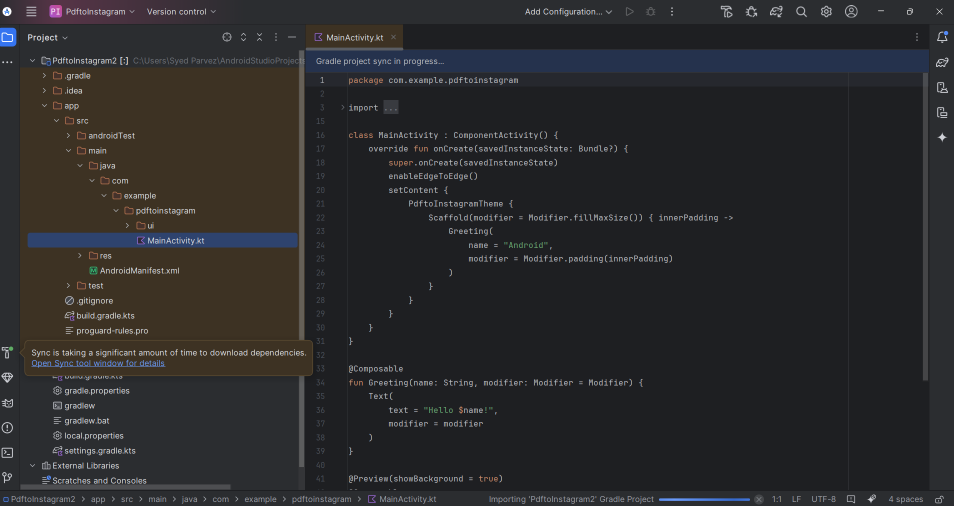
#> input picture attached_assets/android studio.png, 1907 x 1011 px (shown at 1/2 size)
$ python -i image_processor.py   (imports and definitions only)
#> lines starting #> are read from the running program, lines starting #| are printed output that depends on the picture
#> further down, picture is the input picture: shape (1011, 1907, 3); mean B, G, R 43.3, 42.1, 42.6
import cv2
import numpy as np
from PIL import Image
import io

def enhance_image(image):
    """
    Enhance image using adaptive histogram equalization while maintaining sharpness
    """
    # Split into LAB channels
    lab = cv2.cvtColor(image, cv2.COLOR_BGR2LAB)
#> lab: shape (1011, 1907, 3); mean of channels 0, 1, 2 43.4, 128.8, 127.6
    l, a, b = cv2.split(lab)
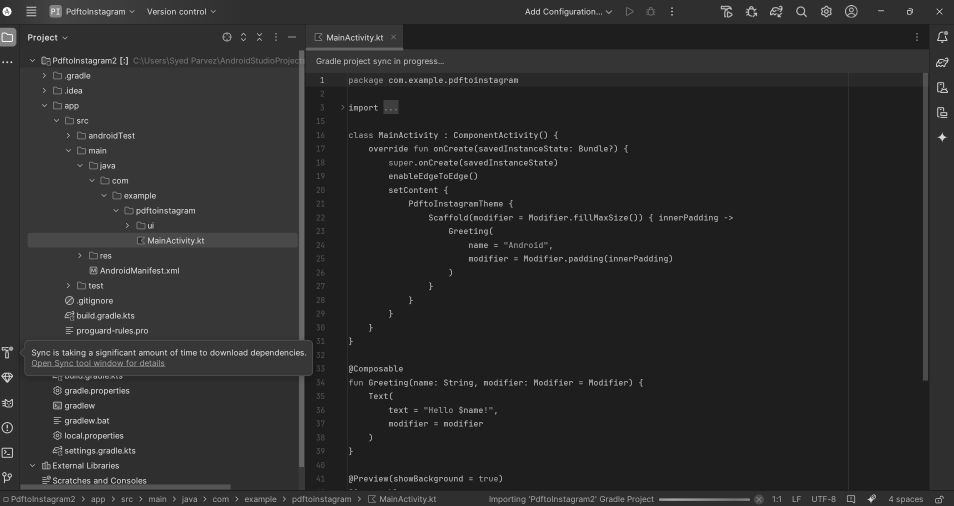
#> l: shape (1011, 1907) (shown at 1/2 size); min 25, max 255, mean 43.4
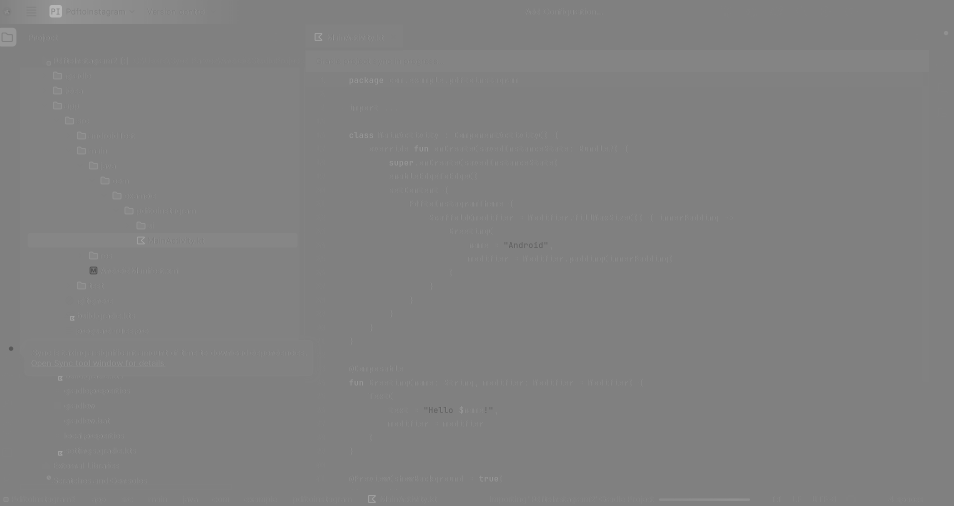
#> a: shape (1011, 1907) (shown at 1/2 size); min 68, max 183, mean 128.8
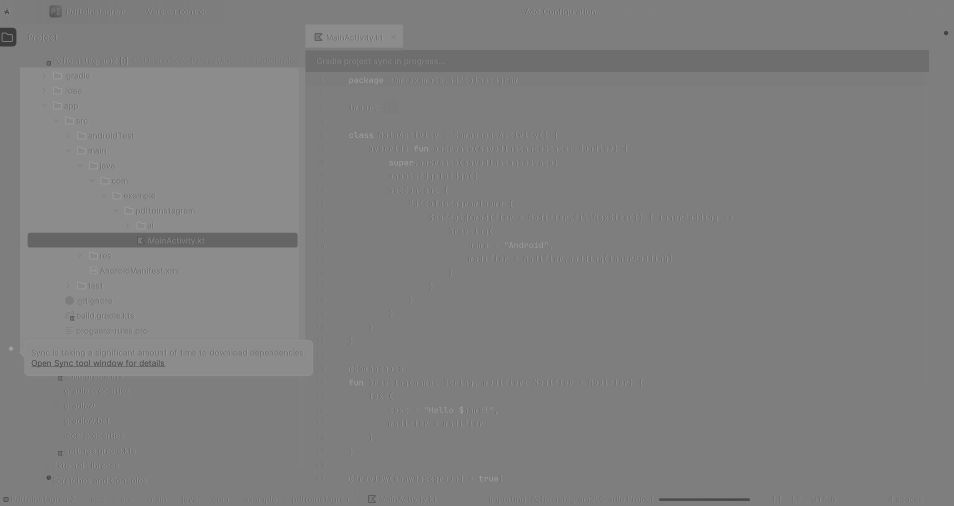
#> b: shape (1011, 1907) (shown at 1/2 size); min 60, max 177, mean 127.6

    # Apply CLAHE to L channel with reduced clip limit
    clahe = cv2.createCLAHE(clipLimit=2.0, tileGridSize=(8,8))
    l = clahe.apply(l)

    # Apply smart sharpening
    blurred = cv2.GaussianBlur(l, (0, 0), 3)
    sharpened = cv2.addWeighted(l, 1.5, blurred, -0.5, 0)

    # Merge back
    lab = cv2.merge((sharpened, a, b))
#> lab: shape (1011, 1907, 3); mean of channels 0, 1, 2 45.9, 128.8, 127.6
    return cv2.cvtColor(lab, cv2.COLOR_LAB2BGR)

# [102 lines left out: functions adjust_brightness_contrast, convert_to_instagram_size, apply_crop, process_image, not called in this run]

>>> import cv2
>>> picture = cv2.imread('../attached_assets/android studio.png')
>>> result = enhance_image(picture)
